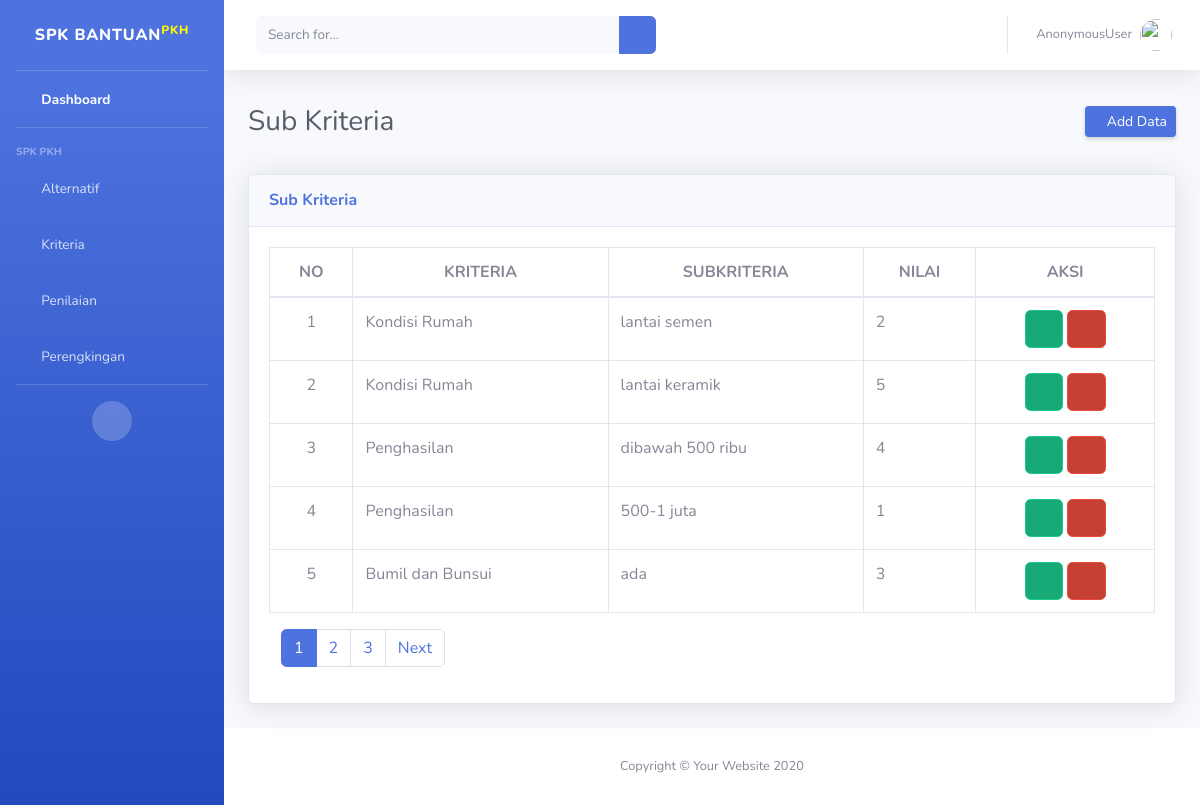
/dashboard/sub_kriteria/, run on an earlier commit of the app's database.
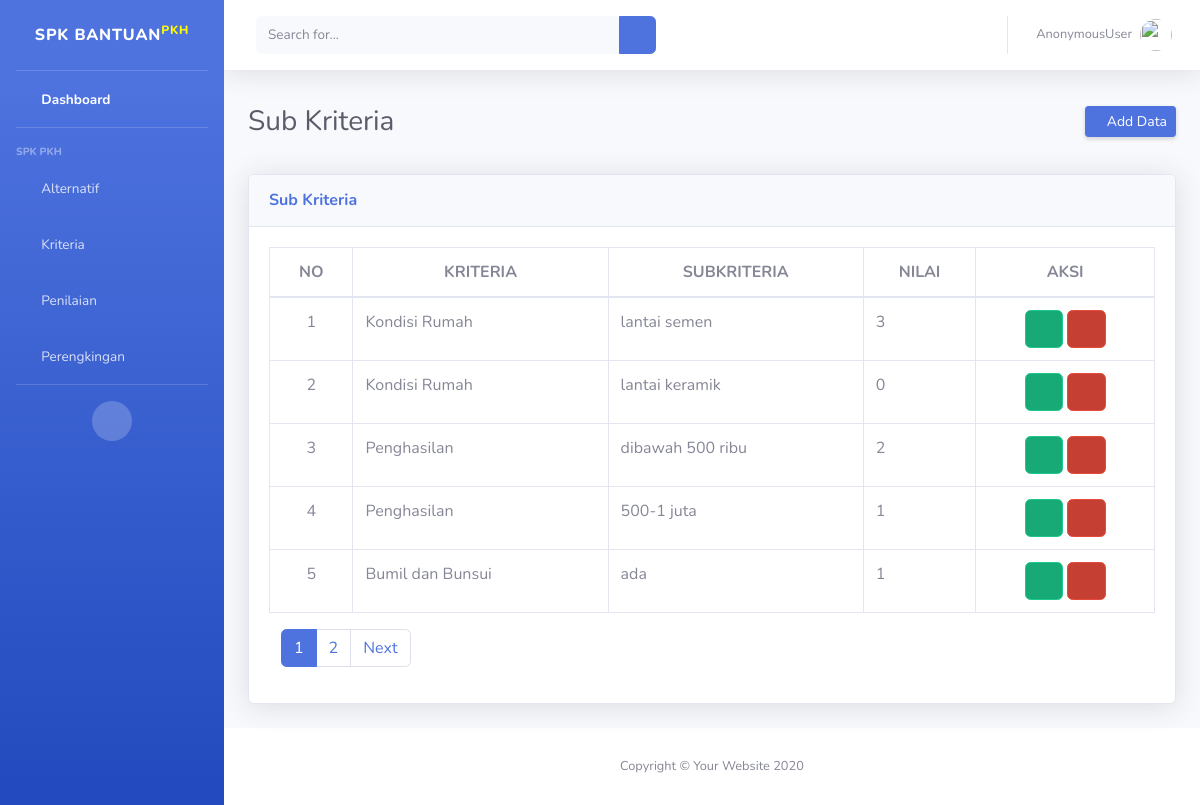
And on a later commit of the database.
### SPK/models.py (models this page shows, shortened)
class SubKriteria(models.Model):
    kriteria = models.ForeignKey(Kriteria, on_delete=models.CASCADE)
    nama_sub_kriteria = models.CharField(max_length=50)
    nilai_sub_kriteria = models.IntegerField()

class Kriteria(models.Model):
    simbol          = models.CharField(max_length=50)
    nama_kriteria   = models.CharField(max_length=50)
    bobot           = models.FloatField()
    def __str__(self):
        return self.nama_kriteria

### SPK/views.py (the view)
# urls.py: path('sub_kriteria/', views.subkriteria_list, name='sub_kriteria'),
def subkriteria_list(request):
    subkriteria = SubKriteria.objects.all()
    cari = request.GET.get('cari')
    if cari:
        page=SubKriteria.objects.filter(Q(kriteria__nama_kriteria__icontains=cari) | Q(nama_sub_kriteria__icontains=cari))
    else:
        page = SubKriteria.objects.all()
    halaman = Paginator(page,5)
    page_list = request.GET.get('page')
    page = halaman.get_page(page_list)
    context ={
        'datas': subkriteria,
        'page_obj':page,
    }
    return render(request, 'subkriteria.html', context)

### templates/subkriteria.html (shortened to what the changed rows need)
{%load static%}
<!DOCTYPE html>
<html lang="en">
<head>
        <link href="{%static 'vendor/fontawesome-free/css/all.min.css'%}" rel="stylesheet" type="text/css">
        <link href="{%static 'css/sb-admin-2.min.css'%}" rel="stylesheet">
</head>
<body id="page-top">
    <div id="wrapper">
        <div id="content-wrapper" class="d-flex flex-column">
            <div id="content">
                <div class="container-fluid">
                    <div class="d-sm-flex align-items-center justify-content-between mb-4">
                        <h1 class="h3 mb-0 text-gray-800">Sub Kriteria<h1>
                            <a href="{%url 'data:insubkriteria'%}" class="d-none d-sm-inline-block btn btn-sm btn-primary shadow-sm"><i
                                class="fas fa-plus fa-sm text-white-50"></i>  Add Data</a>
                    </div>
                    <div class="row">
                        <div class="col-xl-12 col-lg-8">
                            <div class="card shadow mb-4">
                                 <div class="card-body table-responsive">
                                            <table class="table table-bordered" id="dataTable" width="100%" cellspacing="0">
                                                <thead class="text-center justify-content-center">
                                                    <tr class="text-center">
                                                        <th>NO</th>
                                                        <th>KRITERIA</th>
                                                        <th>SUBKRITERIA</th>
                                                        <th>NILAI</th>
                                                        <th>AKSI</th>
                                                    </tr>
                                                </thead>
                                                <tbody>
                                                    {%for data in page_obj.object_list%}
                                                    <tr>
                                                        <td class="text-center">{{forloop.counter}}</td>
                                                        <td>{{data.kriteria}}</td>
                                                        <td>{{data.nama_sub_kriteria}}</td>
                                                        <td>{{data.nilai_sub_kriteria}}</td>
                                                        <td class="text-center">
                                                            <a href="{%url 'data:upsubkriteria' id=data.id%}" class="btn btn-success btn-icon-split">
                                                                <span class="icon text-white-25">
                                                                    <i class="fas fa-edit"></i>
                                                                </span>
                                                            </a>
                                                            <a href="{%url 'data:delsubkriteria' id=data.id%}" class="btn btn-danger btn-icon-split" type="button" onclick="return confirm('yakin ingin menghapus data?')">
                                                                <span class="icon text-white-25">
                                                                    <i class="fas fa-trash"></i>
                                                                </span>
                                                            </a>
                                                        </td>
                                                    </tr>
                                                    {%endfor%}
                                                </tbody>
                                            </table>
                                            <div class="col-sm-12 col-md-7">
                                                <div class="dataTables_paginate paging_simple_numbers" id="dataTable_paginate">
                                                    <ul class="pagination">
                                                    {%for num_pages in page_obj.paginator.page_range%}
                                                    {%if page_obj.number == num_pages %}
                                                    <li class="paginate_button page-item active"><a href="{%url 'data:sub_kriteria'%}?page={{num_pages}}" aria-controls="dataTable" data-dt-idx="1" tabindex="0" class="page-link">{{num_pages}}</a></li>
                                                    {%else%}
                                                    <li class="paginate_button page-item "><a href="{%url 'data:sub_kriteria'%}?page={{num_pages}}" aria-controls="dataTable" data-dt-idx="2" tabindex="0" class="page-link">{{num_pages}}</a></li>
                                                    {%endif%}
                                                    {%endfor%}
                                                </ul>
                                                </div>
                                            </div>
                                    </div>
                            </div>
                        </div>
                    </div>
                </div>
            </div>
        </div>
    </div>
</body>
</html>

What changed in the data, as far as the page shows it:
changed SubKriteria "lantai semen": nilai_sub_kriteria "2" → "3"
changed SubKriteria "lantai keramik": nilai_sub_kriteria "5" → "0"
changed SubKriteria "dibawah 500 ribu": nilai_sub_kriteria "4" → "2"
changed SubKriteria "ada": nilai_sub_kriteria "3" → "1"
Also different on the page:
list line gone: "3"
